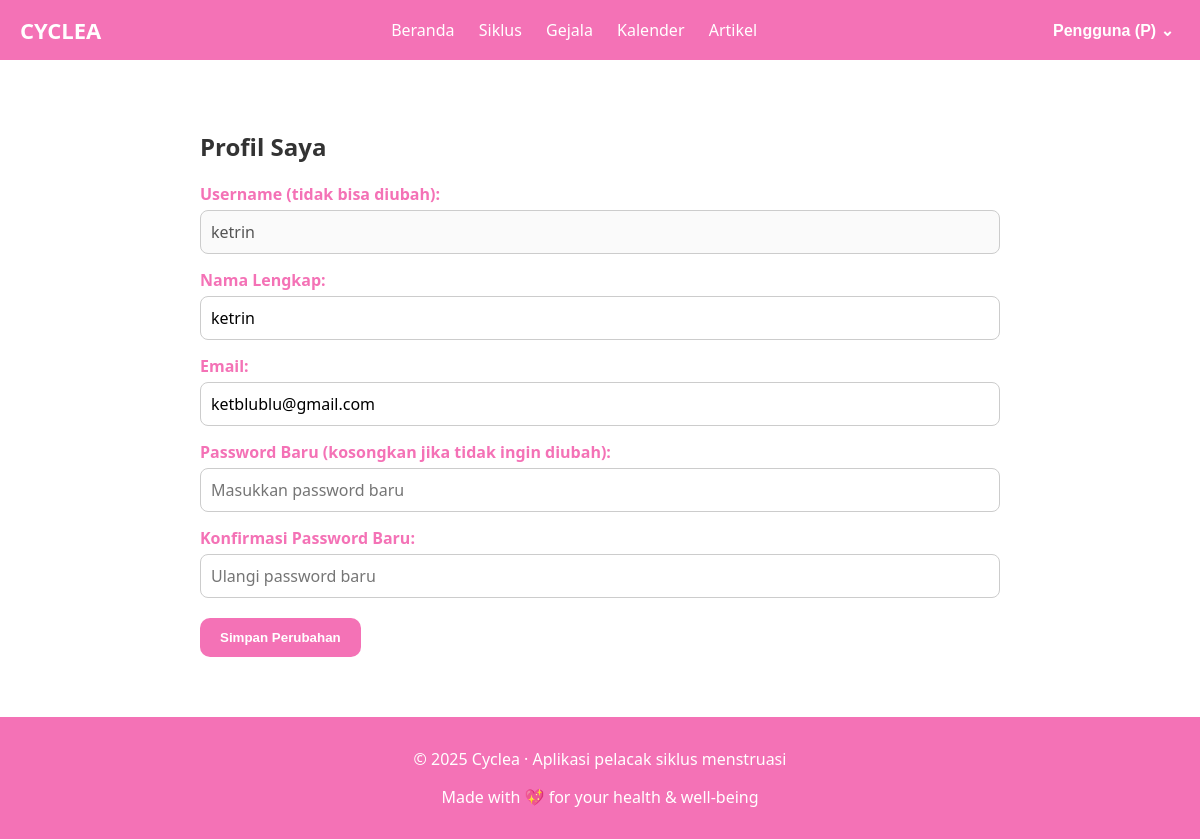
Screenshot of /pages/profil.php (signed in) with the database file from the repository.
### tables this page shows
CREATE TABLE `users` (
  `id` int(11) NOT NULL,
  `username` varchar(50) NOT NULL,
  `password` varchar(100) NOT NULL,
  `email` varchar(100) NOT NULL,
  `nama_lengkap` varchar(100) DEFAULT NULL,
  `foto_profil` varchar(255) DEFAULT NULL,
  `created_at` timestamp NOT NULL DEFAULT current_timestamp()
);

### pages/profil.php (the view, shortened to what this page needs)
<?php
require '../proses/db.php';
$user_id = $_SESSION['user_id'];
$stmt = $conn->prepare("SELECT username, nama_lengkap, email FROM users WHERE id = ?");
$stmt->bind_param("i", $user_id);
$stmt->execute();
$result = $stmt->get_result();
$user = $result->fetch_assoc();
?>
<!DOCTYPE html>
<html lang="id">
<head>
  <link rel="stylesheet" href="/kalender_mens/css/style.css">
</head>
<body>
<?php include '../includes/header.php'; ?>
<div class="container">
  <h2>Profil Saya</h2>
  <form action="../proses/update_profil.php" method="POST">
    <label for="username">Username (tidak bisa diubah):</label>
    <input type="text" id="username" name="username" value="<?= htmlspecialchars($user['username']) ?>" disabled>
    <label for="nama_lengkap">Nama Lengkap:</label>
    <input type="text" id="nama_lengkap" name="nama_lengkap" value="<?= htmlspecialchars($user['nama_lengkap']) ?>" required>
    <label for="email">Email:</label>
    <input type="email" id="email" name="email" value="<?= htmlspecialchars($user['email']) ?>" required>
    <label for="password">Password Baru (kosongkan jika tidak ingin diubah):</label>
    <input type="password" id="password" name="password" placeholder="Masukkan password baru">
    <label for="password_confirm">Konfirmasi Password Baru:</label>
    <input type="password" id="password_confirm" name="password_confirm" placeholder="Ulangi password baru">
    <button type="submit">Simpan Perubahan</button>
  </form>
</div>
<?php include '../includes/footer.php'; ?>
</body>
</html>

### css/style.css (style rules this page uses)
body { font-family: 'Segoe UI', sans-serif; background: #fff; color: #333; margin: 0; padding: 0; }
.container { max-width: 800px; margin: 30px auto; padding: 20px; }
form label { font-weight: 600; display: block; margin-top: 15px; margin-bottom: 5px; color: #f472b6; }
form input, form textarea, form select { width: 100%; padding: 10px; border-radius: 8px; border: 1px solid #ccc; box-sizing: border-box; font-size: 16px; font-family: inherit; transition: border-color 0.3s ease; }
form button { margin-top: 20px; background-color: #f472b6; color: white; font-weight: bold; padding: 12px 20px; border: none; border-radius: 10px; cursor: pointer; transition: background-color 0.3s ease; }

### rows the page displays
users: username "ketrin", nama_lengkap "ketrin", email "ketblublu@gmail.com"

### other values shown
$nama_lengkap "Pengguna"
$inisial "P"
